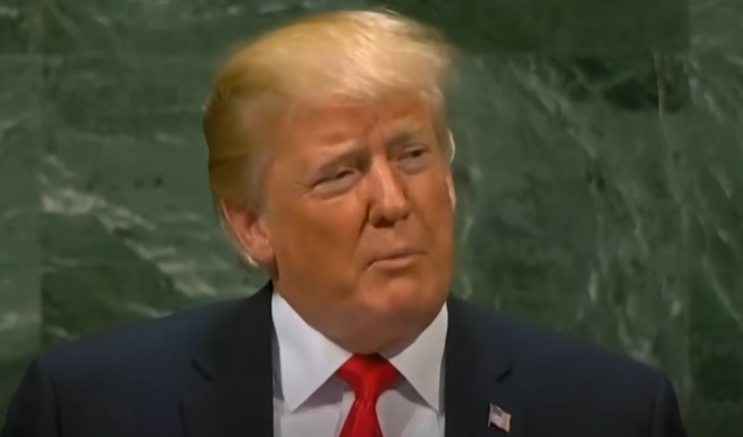
#> input picture data/jm/1.特朗普.jpg, 1486 x 873 px (shown at 1/2 size); its folder holds only this picture in this run
$ python training_data_update.py
#> lines starting #> are read from the running program, lines starting #| are printed output that depends on the picture
import os
import cv2
import sys
from PIL import Image
import numpy as np

trainnum = 0

def getImageAndLabels(path):
#> called with path = './data/jm/'
    facesSamples=[]
    ids=[]
    imagePaths=[os.path.join(path,f) for f in os.listdir(path)]
    #检测人脸
    face_detector = cv2.CascadeClassifier('C:/Users/song/Downloads/opencv/sources/data/haarcascades/haarcascade_frontalface_alt.xml')
    #打印数组imagePaths
    print('数据排列：',imagePaths)
    #遍历列表中的图片
    for imagePath in imagePaths:
        #打开图片,黑白化
        PIL_img=Image.open(imagePath).convert('L')
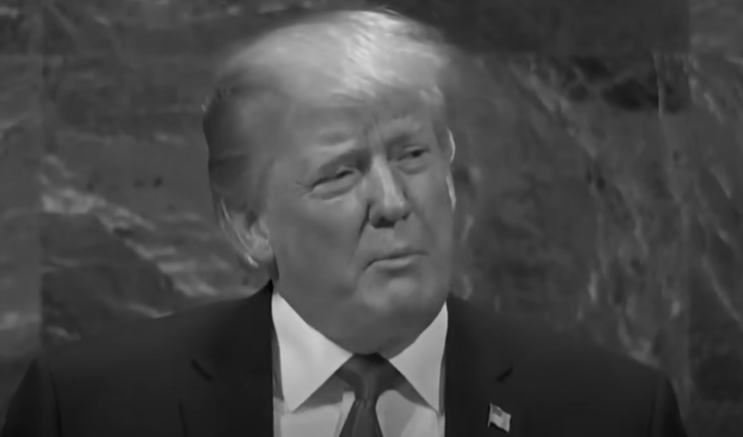
#> PIL_img: PIL image 1486x873 L (shown at 1/2 size); min 1, max 215, mean 71.5
        #将图像转换为数组，以黑白深浅
       # PIL_img = cv2.resize(PIL_img, dsize=(400, 400))
        img_numpy=np.array(PIL_img,'uint8')
        #获取图片人脸特征
        faces = face_detector.detectMultiScale(img_numpy)
#> faces = [[541, 143, 474, 474]]
        #获取每张图片的id和姓名
        id = int(os.path.split(imagePath)[1].split('.')[0])
        #预防无面容照片
        for x,y,w,h in faces:
            ids.append(id)
            facesSamples.append(img_numpy[y:y+h,x:x+w])
#> this loop made 1 pass
#> after the loop, facesSamples = 1 item; ids = [1]
        #打印脸部特征和id
        #print('fs:', facesSamples)
        print('id:', id)
        #print('fs:', facesSamples[id])
    print('fs:', facesSamples)
#> (printed output is left out)
    #print('脸部例子：',facesSamples[0])
    #print('身份信息：',ids[0])
    return facesSamples,ids

# if __name__ == '__main__':
    #图片路径
path='./data/jm/'
#获取图像数组和id标签数组和姓名
faces,ids=getImageAndLabels(path)
#> faces = 1 item; ids = [1]
#获取训练对象
recognizer=cv2.face.LBPHFaceRecognizer_create()
#recognizer.train(faces,names)#np.array(ids)
while trainnum<=1000 :
    recognizer.train(faces,np.array(ids))
    trainnum=trainnum+1
#> after the loop, trainnum = 1001
trainnum = 0
#保存文件
recognizer.write('trainer/trainer.yml')
#save_to_file('names.txt',names)
os.system('python main.py')
